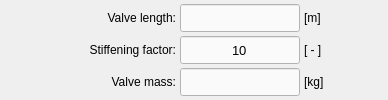
           <widget class="QWidget" name="tab_insert_by_element">
            <attribute name="title">
             <string>Element selection</string>
            </attribute>
            <layout class="QGridLayout" name="gridLayout_9">
             <property name="leftMargin">
              <number>4</number>
             </property>
             <property name="topMargin">
              <number>4</number>
             </property>
             <property name="rightMargin">
              <number>4</number>
             </property>
             <property name="bottomMargin">
              <number>4</number>
             </property>
             <property name="spacing">
              <number>4</number>
             </property>
             <item row="0" column="2">
              <widget class="QLineEdit" name="lineEdit_valve_length_element">
               <property name="enabled">
                <bool>true</bool>
               </property>
               <property name="minimumSize">
                <size>
                 <width>120</width>
                 <height>28</height>
                </size>
               </property>
               <property name="maximumSize">
                <size>
                 <width>120</width>
                 <height>28</height>
                </size>
               </property>
               <property name="sizeIncrement">
                <size>
                 <width>0</width>
                 <height>0</height>
                </size>
               </property>
               <property name="font">
                <font>
                 <pointsize>10</pointsize>
                </font>
               </property>
               <property name="mouseTracking">
                <bool>true</bool>
               </property>
               <property name="tabletTracking">
                <bool>false</bool>
               </property>
               <property name="focusPolicy">
                <enum>Qt::ClickFocus</enum>
               </property>
               <property name="toolTip">
                <string>Diametros</string>
               </property>
               <property name="toolTipDuration">
                <number>-1</number>
               </property>
               <property name="statusTip">
                <string/>
               </property>
               <property name="whatsThis">
                <string/>
               </property>
               <property name="accessibleDescription">
                <string/>
               </property>
               <property name="styleSheet">
                <string notr="true">QLineEdit{color: rgb(0, 0, 0); background-color: rgb(250, 250, 250)}
QLineEdit:disabled{color: rgb(100, 100, 100); background-color: rgb(240, 240, 240)}</string>
               </property>
               <property name="inputMask">
                <string/>
               </property>
               <property name="text">
                <string/>
               </property>
               <property name="frame">
                <bool>true</bool>
               </property>
               <property name="echoMode">
                <enum>QLineEdit::Normal</enum>
               </property>
               <property name="alignment">
                <set>Qt::AlignCenter</set>
               </property>
               <property name="dragEnabled">
                <bool>false</bool>
               </property>
              </widget>
             </item>
             <item row="1" column="3">
              <widget class="QLabel" name="label_111">
               <property name="enabled">
                <bool>true</bool>
               </property>
               <property name="minimumSize">
                <size>
                 <width>40</width>
                 <height>28</height>
                </size>
               </property>
               <property name="maximumSize">
                <size>
                 <width>40</width>
                 <height>28</height>
                </size>
               </property>
               <property name="sizeIncrement">
                <size>
                 <width>0</width>
                 <height>0</height>
                </size>
               </property>
               <property name="mouseTracking">
                <bool>true</bool>
               </property>
               <property name="text">
                <string>[ - ]</string>
               </property>
               <property name="alignment">
                <set>Qt::AlignLeading|Qt::AlignLeft|Qt::AlignVCenter</set>
               </property>
              </widget>
             </item>
             <item row="2" column="2">
              <widget class="QLineEdit" name="lineEdit_valve_mass_element">
               <property name="enabled">
                <bool>true</bool>
               </property>
               <property name="minimumSize">
                <size>
                 <width>120</width>
                 <height>28</height>
                </size>
               </property>
               <property name="maximumSize">
                <size>
                 <width>120</width>
                 <height>28</height>
                </size>
               </property>
               <property name="sizeIncrement">
                <size>
                 <width>0</width>
                 <height>0</height>
                </size>
               </property>
               <property name="font">
                <font>
                 <pointsize>10</pointsize>
                </font>
               </property>
               <property name="focusPolicy">
                <enum>Qt::ClickFocus</enum>
               </property>
               <property name="styleSheet">
                <string notr="true">QLineEdit{color: rgb(0, 0, 0); background-color: rgb(250, 250, 250)}
QLineEdit:disabled{color: rgb(100, 100, 100); background-color: rgb(240, 240, 240)}</string>
               </property>
               <property name="alignment">
                <set>Qt::AlignCenter</set>
               </property>
              </widget>
             </item>
             <item row="0" column="3">
              <widget class="QLabel" name="label_104">
               <property name="enabled">
                <bool>true</bool>
               </property>
               <property name="minimumSize">
                <size>
                 <width>40</width>
                 <height>28</height>
                </size>
               </property>
               <property name="maximumSize">
                <size>
                 <width>40</width>
                 <height>28</height>
                </size>
               </property>
               <property name="sizeIncrement">
                <size>
                 <width>0</width>
                 <height>0</height>
                </size>
               </property>
               <property name="mouseTracking">
                <bool>true</bool>
               </property>
               <property name="text">
                <string>[m]</string>
               </property>
               <property name="alignment">
                <set>Qt::AlignLeading|Qt::AlignLeft|Qt::AlignVCenter</set>
               </property>
              </widget>
             </item>
             <item row="1" column="2">
              <widget class="QLineEdit" name="lineEdit_stiffening_factor_element">
               <property name="enabled">
                <bool>true</bool>
               </property>
               <property name="minimumSize">
                <size>
                 <width>120</width>
                 <height>28</height>
                </size>
               </property>
               <property name="maximumSize">
                <size>
                 <width>120</width>
                 <height>28</height>
                </size>
               </property>
               <property name="sizeIncrement">
                <size>
                 <width>0</width>
                 <height>0</height>
                </size>
               </property>
               <property name="font">
                <font>
                 <pointsize>10</pointsize>
                </font>
               </property>
               <property name="focusPolicy">
                <enum>Qt::ClickFocus</enum>
               </property>
               <property name="styleSheet">
                <string notr="true">QLineEdit{color: rgb(0, 0, 0); background-color: rgb(250, 250, 250)}
QLineEdit:disabled{color: rgb(100, 100, 100); background-color: rgb(240, 240, 240)}</string>
               </property>
               <property name="text">
                <string>10</string>
               </property>
               <property name="alignment">
                <set>Qt::AlignCenter</set>
               </property>
              </widget>
             </item>
             <item row="0" column="0">
              <spacer name="horizontalSpacer_3">
               <property name="orientation">
                <enum>Qt::Horizontal</enum>
               </property>
               <property name="sizeHint" stdset="0">
                <size>
                 <width>40</width>
                 <height>20</height>
                </size>
               </property>
              </spacer>
             </item>
             <item row="1" column="1">
              <widget class="QLabel" name="label_selected_id_8">
               <property name="enabled">
                <bool>true</bool>
               </property>
               <property name="minimumSize">
                <size>
                 <width>132</width>
                 <height>28</height>
                </size>
               </property>
               <property name="maximumSize">
                <size>
                 <width>132</width>
                 <height>28</height>
                </size>
               </property>
               <property name="sizeIncrement">
                <size>
                 <width>0</width>
                 <height>0</height>
                </size>
               </property>
               <property name="mouseTracking">
                <bool>true</bool>
               </property>
               <property name="text">
                <string>&lt;html&gt;&lt;head/&gt;&lt;body&gt;&lt;p align=&quot;right&quot;&gt;Stiffening factor:&lt;/p&gt;&lt;/body&gt;&lt;/html&gt;</string>
               </property>
               <property name="alignment">
                <set>Qt::AlignLeading|Qt::AlignLeft|Qt::AlignVCenter</set>
               </property>
              </widget>
             </item>
             <item row="2" column="1">
              <widget class="QLabel" name="label_selected_id_7">
               <property name="enabled">
                <bool>true</bool>
               </property>
               <property name="minimumSize">
                <size>
                 <width>132</width>
                 <height>28</height>
                </size>
               </property>
               <property name="maximumSize">
                <size>
                 <width>132</width>
                 <height>28</height>
                </size>
               </property>
               <property name="sizeIncrement">
                <size>
                 <width>0</width>
                 <height>0</height>
                </size>
               </property>
               <property name="mouseTracking">
                <bool>true</bool>
               </property>
               <property name="text">
                <string>&lt;html&gt;&lt;head/&gt;&lt;body&gt;&lt;p align=&quot;right&quot;&gt;Valve mass:&lt;/p&gt;&lt;/body&gt;&lt;/html&gt;</string>
               </property>
               <property name="alignment">
                <set>Qt::AlignLeading|Qt::AlignLeft|Qt::AlignVCenter</set>
               </property>
              </widget>
             </item>
             <item row="2" column="3">
              <widget class="QLabel" name="label_107">
               <property name="enabled">
                <bool>true</bool>
               </property>
               <property name="minimumSize">
                <size>
                 <width>40</width>
                 <height>28</height>
                </size>
               </property>
               <property name="maximumSize">
                <size>
                 <width>40</width>
                 <height>28</height>
                </size>
               </property>
               <property name="sizeIncrement">
                <size>
                 <width>0</width>
                 <height>0</height>
                </size>
               </property>
               <property name="mouseTracking">
                <bool>true</bool>
               </property>
               <property name="text">
                <string>[kg]</string>
               </property>
               <property name="alignment">
                <set>Qt::AlignLeading|Qt::AlignLeft|Qt::AlignVCenter</set>
               </property>
              </widget>
             </item>
             <item row="0" column="1">
              <widget class="QLabel" name="label_selected_id_12">
               <property name="enabled">
                <bool>true</bool>
               </property>
               <property name="minimumSize">
                <size>
                 <width>132</width>
                 <height>28</height>
                </size>
               </property>
               <property name="maximumSize">
                <size>
                 <width>132</width>
                 <height>28</height>
                </size>
               </property>
               <property name="sizeIncrement">
                <size>
                 <width>0</width>
                 <height>0</height>
                </size>
               </property>
               <property name="mouseTracking">
                <bool>true</bool>
               </property>
               <property name="text">
                <string>&lt;html&gt;&lt;head/&gt;&lt;body&gt;&lt;p align=&quot;right&quot;&gt;Valve length:&lt;/p&gt;&lt;/body&gt;&lt;/html&gt;</string>
               </property>
               <property name="alignment">
                <set>Qt::AlignRight|Qt::AlignTrailing|Qt::AlignVCenter</set>
               </property>
              </widget>
             </item>
             <item row="0" column="4">
              <spacer name="horizontalSpacer_4">
               <property name="orientation">
                <enum>Qt::Horizontal</enum>
               </property>
               <property name="sizeHint" stdset="0">
                <size>
                 <width>40</width>
                 <height>20</height>
                </size>
               </property>
              </spacer>
             </item>
            </layout>
           </widget>
